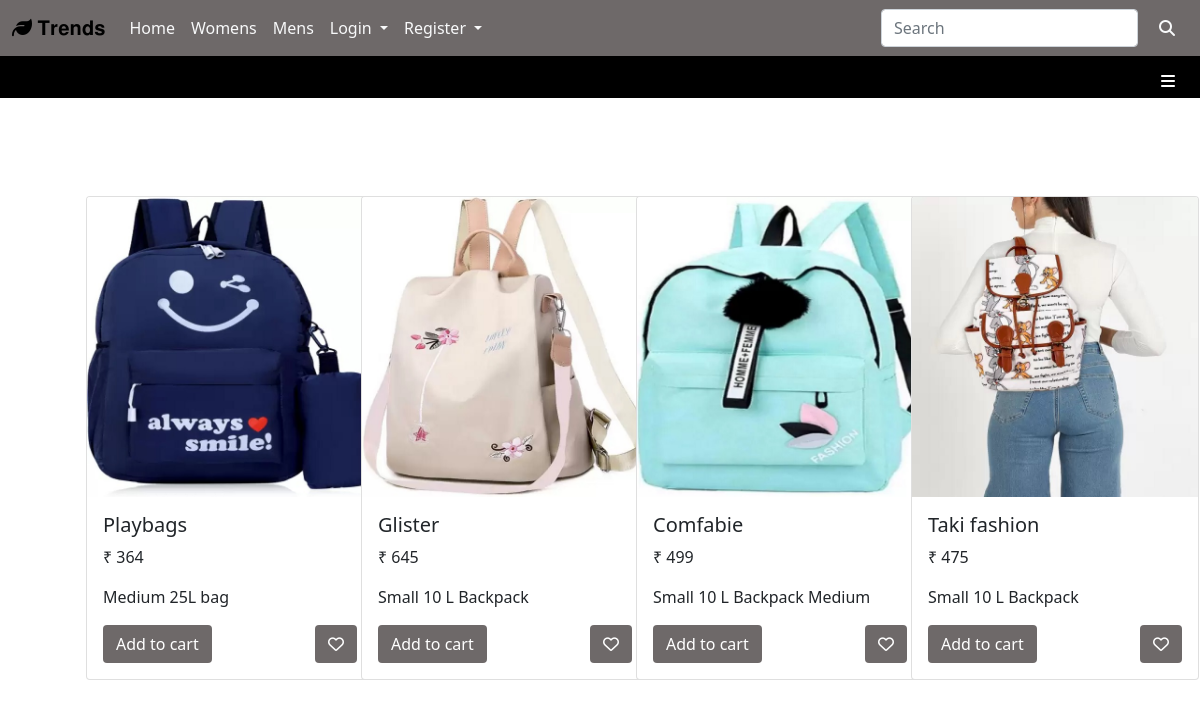
The app's page /trendsapp/womenbag/ with its own data.
### trendsapp/models.py (models this page shows, shortened)
class productupmodel(models.Model):
    Category = (
        ('Women clothing', 'Women clothing'),
        ('Women watch', 'Women watch'),
        ('Women shoe', 'Women shoe'),
        ('Women bag', 'Women bag'),
        ('Men clothing', 'Men clothing'),
        ('Men watch', 'Men watch'),
        ('Men shoe', 'Men shoe'),
        ('Men bag', 'Men bag'),
    )
    Gendertype = (
        ('Women', 'Women'),
        ('Wen', 'Men'),
    )
    shopid = models.IntegerField()
    productname=models.CharField(max_length=50)
    productprice=models.IntegerField()
    producttype=models.CharField(choices=Gendertype,max_length=20)
    category=models.CharField(choices=Category,max_length=50)
    description=models.CharField(max_length=100)
    productimage=models.ImageField(upload_to='trendsapp/static')

### trendsapp/views.py (the view)
# urls.py: path('womenbag/',womenbag),
def womenbag(request):
    pdnm = []
    pdpr = []
    dscp = []
    pdimg = []
    pdid = []
    a=productupmodel.objects.filter(category='Women bag').values()
    for i in a:
        pn = i.get('productname')
        pdnm.append(pn)
        pr = i.get('productprice')
        pdpr.append(pr)
        ds = i.get('description')
        dscp.append(ds)
        pm = i.get('productimage')
        id = i.get('id')
        pdid.append(id)
        pdimg.append(str(pm).split('/')[-1])
    mylist = zip(pdimg, pdnm, pdpr, dscp,pdid)
    return render(request,"womenbag.html",{'mylist':mylist})

### trendsapp/templates/womenbag.html (shortened to what this page needs)
<!DOCTYPE html>
<html lang="en">
{% load static %}
<head>
    <link href="https://cdn.jsdelivr.net/npm/bootstrap@5.0.2/dist/css/bootstrap.min.css" rel="stylesheet">
</head>
<body>
      <div>
           <nav class="navbar navbar-expand-lg fixed-top ">
        <div class="container-fluid">
          <a class="navbar-brand" href="#" id="h" ><i class="fa-solid fa-leaf"></i>&nbsp;𝐓𝐫𝐞𝐧𝐝𝐬</a>
          <div class="collapse navbar-collapse" id="navbarSupportedContent">
            <ul class="navbar-nav me-auto mb-2 mb-lg-0">
                  <li class="nav-item">
                <a class="nav-link text-light" href="http://127.0.0.1:8000/trendsapp/home/">Home</a>
              </li>
              <li class="nav-item">
                <a class="nav-link text-light" href="http://127.0.0.1:8000/trendsapp/women/">Womens</a>
              </li>
              <li class="nav-item">
                <a class="nav-link text-light" href="http://127.0.0.1:8000/trendsapp/men/">Mens</a>
              </li>
                <li class="nav-item dropdown">
                    <a class="nav-link text-light dropdown-toggle" href="#" id="navbarDropdown" role="button" data-bs-toggle="dropdown" aria-expanded="false">
                      Login
                    </a>
                  </li>
                  <li class="nav-item dropdown">
                    <a class="nav-link text-light dropdown-toggle" href="#" id="navbarDropdown" role="button" data-bs-toggle="dropdown" aria-expanded="false">
                      Register
                    </a>
                  </li>
            </ul>
            <form class="d-flex">
                <input class="form-control me-2" type="search" placeholder="Search" aria-label="Search" >
                <button class="btn text-light"><i class=" fa-sharp fa-solid fa-magnifying-glass fa-1x"></i></button>
            </form>
          </div>
        </div>
</nav>
           <br><br>
               <div>
       <div id="l">
      <i id="k" class="fa-solid fa-bars"  data-bs-toggle="offcanvas" data-bs-target="#offcanvasRight" aria-controls="offcanvasRight"></i>
  </div>
      <br>
<div id="o" class="row">
{% for i,j,k,l,m in mylist %}
<div class="col-lg-3 col-md-6 col-sm-12">
<div class="card m-4" style="width: 18rem;">
   <img src="{% static i %}" height="300px" width="200px" class="card-img-top" alt="...">
  <div class="card-body">
    <h5 class="card-title">{{j}}</h5>
    <p class="card-text">&#8377 {{k}}</p>
      <p class="card-text">{{l}}</p>
    <a href="http://127.0.0.1:8000/trendsapp/addtocart/{{m}}" class="btn" style="background-color:rgb(110, 105, 105);color:white;float:left;">Add to cart</a>
      <a href="http://127.0.0.1:8000/trendsapp/addtowishlist/{{m}}" class="btn" style="background-color:rgb(110, 105, 105);color:white;float:right"><i class="fa-regular fa-heart"></i></a>
  </div>
</div>
</div>
{% endfor %}
</div>
      </div>
</body>
</html>

### trendsapp/templates/womenbag.html (style rules this page uses)
#o { margin:50px; }
.navbar { background-color:rgb(110, 105, 105); }
#h { color: black; }
#k { float:right; }
#l { background-color:black; color:white; padding:25px; }

### records on screen
productupmodel: mylist "Playbags", mylist "Medium 25L bag"
productupmodel: mylist "Glister", mylist "Small 10 L Backpack"
productupmodel: mylist "Comfabie", mylist "Small 10 L Backpack Medium"
productupmodel: mylist "Taki fashion", mylist "Small 10 L Backpack"

### other values on screen
{{ k }} "364" "645" "499" "475"
